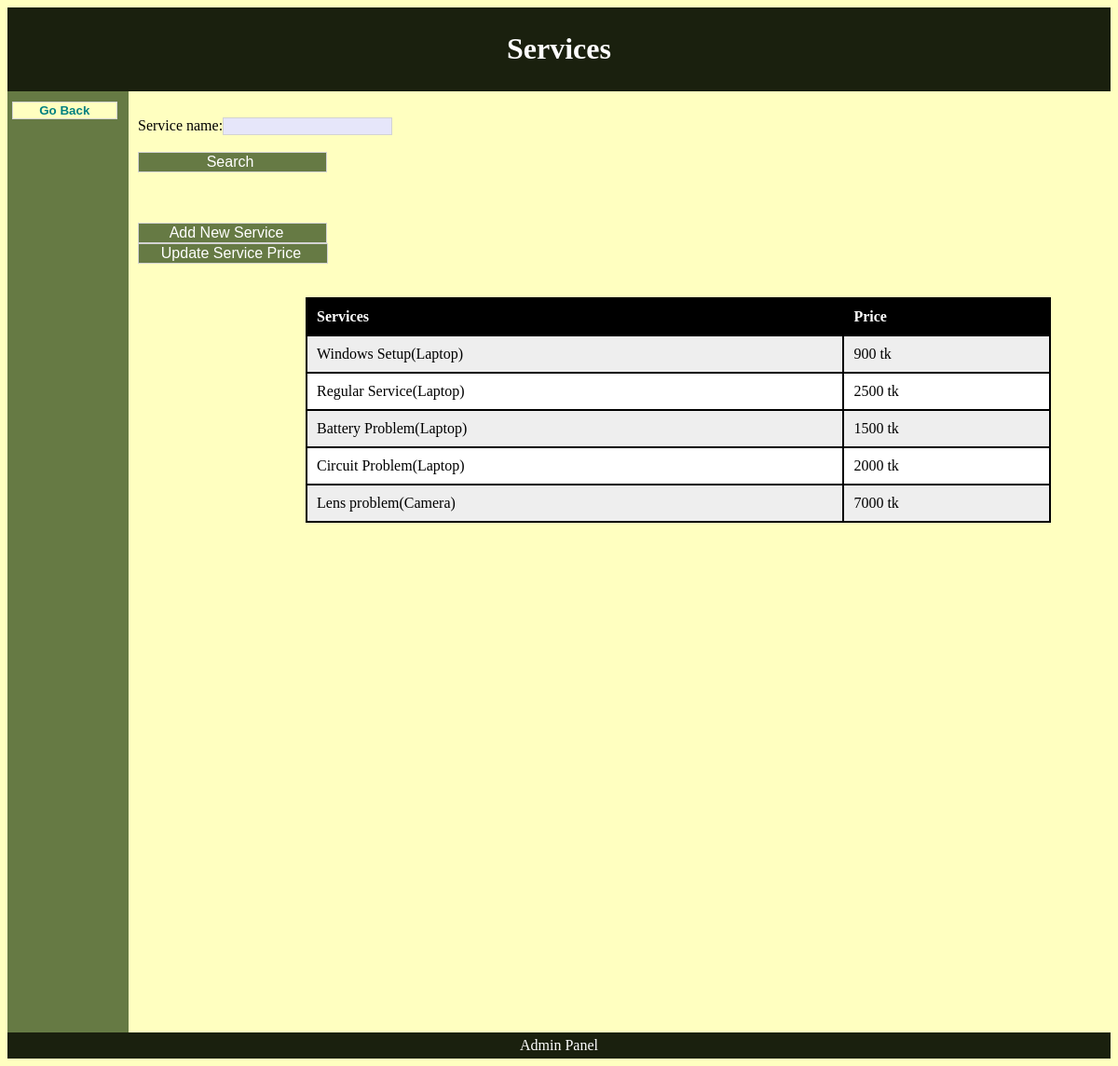
Page /Sales-portion/repaircategories.php (signed in) on the committed database.
### tables this page shows
CREATE TABLE IF NOT EXISTS `product` (
  `P_id` int(10) NOT NULL,
  `P_name` varchar(30) NOT NULL,
  `Cat_id` int(10) NOT NULL,
  `P_piece` int(15) NOT NULL,
  `P_unitprice` int(10) NOT NULL,
  `P_model` varchar(15) NOT NULL,
  `D_id` int(15) NOT NULL,
  `status` varchar(10) NOT NULL
);

### Sales-portion/repaircategories.php (the view, shortened to what this page needs)
<!DOCTYPE html>
<html>
    <head>
        <link rel="stylesheet" href="style.css">
    </head>
    <body>
        <header>
        <h1>Services</h1>
        </header>
        <nav>
            <div class="submit"><form action="RepairSection.php" method="POST"><input type="submit" class="cat"style="font-face: 'Comic Sans MS'; font-size: smaller; color: teal; background-color: #FFFFC0; border: 1pt ridge lightgrey" value="&nbsp;&nbsp;&nbsp;&nbsp;&nbsp;&nbsp;Go Back&nbsp;&nbsp;&nbsp;&nbsp;&nbsp;&nbsp;"></form></div>
      </nav>
        <section>
        <!DOCTYPE html>
        <html>
        <head>
        </head>
        <body bgcolor=" #FFFFC0">
          <form action="#" method="POST"><br>
                 Service name:<input type="text" name="fname"style="font-face: 'Comic Sans MS'; font-size: small; color: teal; background-color:#E6E6FA ; border: 1pt ridge lightgrey"><br><br>
                <div class="sub"><input type="submit" name="submit"style="font-face: 'Comic Sans MS';cursor:pointer; font-size: medium; color: white; background-color: #667A44; border: 1pt ridge lightgrey" value="&nbsp;&nbsp;&nbsp;&nbsp;&nbsp;&nbsp;&nbsp;&nbsp;&nbsp;&nbsp;&nbsp;&nbsp;&nbsp;&nbsp;&nbsp;Search&nbsp;&nbsp;&nbsp;&nbsp;&nbsp;&nbsp;&nbsp;&nbsp;&nbsp;&nbsp;&nbsp;&nbsp;&nbsp;&nbsp;&nbsp;&nbsp;">
              </div>   </form><br><br><br>
<form action="addrepairservices.php" method="POST">
<div class="sub"><input type="submit" style="font-face: 'Comic Sans MS';cursor:pointer; font-size: medium; color: white; background-color: #667A44; border: 1pt ridge lightgrey" value="&nbsp;&nbsp;&nbsp;&nbsp;&nbsp;&nbsp;Add New Service&nbsp;&nbsp;&nbsp;&nbsp;&nbsp;&nbsp;&nbsp;&nbsp;&nbsp;"></div>
            </form>
            <form action="repairproductupdate.php"><div class="sub"><input type="submit" style="font-face: 'Comic Sans MS';cursor:pointer; font-size: medium; color: white; background-color: #667A44; border: 1pt ridge lightgrey" value="&nbsp;&nbsp;&nbsp;&nbsp;Update Service Price&nbsp;&nbsp;&nbsp;&nbsp;&nbsp;"></div></form>
    <br><br>
              <?php
              if(isset($_REQUEST['submit'])){
    $name=$_POST['fname'];
    if(!empty($_REQUEST['submit']))
    {
    $sql=" SELECT `P_name`,`P_unitprice`FROM project.`product`WHERE project.`product`.`Cat_id`='23'    AND `P_name` like '$name%'  ORDER BY  `Cat_id`";
    $q=mysql_query($sql);
    }
}
else{
    $sql=" SELECT `P_name`,`P_unitprice`FROM project.`product`WHERE project.`product`.`Cat_id`='23'    ORDER BY  `Cat_id`";
    $q=mysql_query($sql);
}
            ?>
    <div class="table">
        <table id="t01">
          <tr>
              <th>Services</th>
              <th>Price</th>
          </tr>
            <?php
            while($row=mysql_fetch_array($q,MYSQL_NUM)){
              echo "<tr>";
              echo "<td>" .$row[0]."</td>";
                 echo "<td>" .$row[1]." tk"."</td>";
              echo "</tr>";
              }
?>
        </table>
        </div>
        </body>
        </section>
        <footer>
        Admin Panel
        </footer>
    </body>
</html>

### Sales-portion/style.css (style rules this page uses)
header { background-color:#1A200E; color:white; text-align:center; padding:5px; }
.cat { cursor: pointer; font-weight:bold; }
.submit { -webkit-transition: width 2s; transition: width 2s; }
.sub { -webkit-transition: width 2s,height 3s; transition: width 2s,height 3s; }
nav { line-height:30px; background-color:#667A44; height: 1000px; width:120px; float:left; padding:5px; }
section { margin-top: auto; width:650px; float:left; height: auto; padding:10px; }
footer { background-color:#1A200E; color:white; clear:both; text-align:center; padding:5px; }
.table { width: 800px; height: 300px; margin-left: 180px; }

### Sales-portion/repaircategories.php (style rules this page uses)
table { width:100%; }
table, th, td { border: 2px solid black; border-collapse: collapse; }
th, td { padding: 10px; text-align: left; }
table#t01 tr:nth-child(even) { background-color: #eee; }
table#t01 tr:nth-child(odd) { background-color:#fff; }
table#t01 th { background-color: black; color: white; }

### rows in the picture
product: P_name "Windows Setup(Laptop)", P_unitprice "900"
product: P_name "Regular Service(Laptop)", P_unitprice "2500"
product: P_name "Battery Problem(Laptop)", P_unitprice "1500"
product: P_name "Circuit Problem(Laptop)", P_unitprice "2000"
product: P_name "Lens problem(Camera)", P_unitprice "7000"
